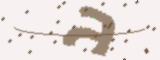
#> input picture Python/Text to Captcha Image/Captcha_Image.jpg, 160 x 60 px
$ python -i stenography.py   (imports and definitions only)
#> lines starting #> are read from the running program, lines starting #| are printed output that depends on the picture
'''
LSB Steganography program in Python 3
Requirements: OpenCV, NumPy, tkinter , Pillow
Author:Tushar & Sourav
'''
from tkinter import *
from tkinter import ttk
import tkinter.filedialog
from PIL import ImageTk
from PIL import Image
from tkinter import messagebox
from io import BytesIO
import  os

class Stegno:

    art ='''
░██████╗░░█████╗░  ░█████╗░███╗░░██╗
██╔════╝░██╔══██╗  ██╔══██╗████╗░██║
██║░░██╗░██║░░██║  ██║░░██║██╔██╗██║
██║░░╚██╗██║░░██║  ██║░░██║██║╚████║
╚██████╔╝╚█████╔╝  ╚█████╔╝██║░╚███║
░╚═════╝░░╚════╝░  ░╚════╝░╚═╝░░╚══╝ '''
    art2 = '''⠀⠀⠀⠀⠀⠀⠀⢀⣀⣤⣤⣤⣄⣀⠀⠀⠀⠀⢀⣠⣤⡤⠄⠀⠀⠀⠀⠀⠀⠀⠀⠀
⠀⠀⠀⢀⣴⣿⣿⣿⣿⣿⣿⣿⣿⣶⣤⠖⠉⠀⢀⣀⣀⣀⣀⠀⠀⠀⠀⠀⠀⠀
⠀⠀⣰⣿⣿⣿⣿⣿⣿⣿⣿⣿⣿⣿⠋⠀⣠⣾⣿⣿⣿⡿⠿⢿⣶⣤⡀⠀⠀⠀
⠀⣰⣿⣿⣿⠟⠛⠛⠛⠻⠿⠿⢿⠇⠀⢰⣿⣿⣍⣀⣤⣤⣴⣾⣿⣿⣿⡄⠀⠀
⣾⣿⣿⣿⣄⣠⣤⣤⣤⣤⣤⣀⡄⠀⠀⣾⣿⣿⣿⣿⣿⣿⣿⣿⣿⣿⣿⣿⠀⠀
⣿⣿⣿⡿⠋⠁⠀⠈⠉⠉⢁⣄⠀⠀⠀⢿⣿⣿⣿⣿⡟⠀⠀⢸⣿⣿⣿⣿⠀⠀
⣿⣿⣿⣦⣤⣤⣄⣀⣀⣠⣼⠁⠀⠀⠀⠘⣿⣿⣿⣿⣷⣤⣤⣾⣿⣿⣿⡿⠀⠀
⣿⣿⣿⣿⣿⣿⣿⣿⣿⣿⣷⣾⣿⣿⡄⠀⠘⠿⣿⣿⣿⣿⣿⣿⣿⣿⠟⠁⠀⠀
⣿⣿⣿⣿⣿⣿⣿⣿⣿⣿⣿⣿⡏⣡⣦⣶⣄⠀⠈⠉⠛⠛⠻⠛⠋⠁⠀⠀⠀⠀
⣿⣿⣿⣿⣿⣿⣿⣿⣿⣿⣿⣿⣿⡻⣻⣿⣿⣿⣶⣤⣄⣀⣤⠀⠀⠀⠀⠀⠀⠀
⣿⣿⣿⣿⣦⣀⠀⠉⠉⠉⠉⠉⠉⠙⠛⠛⠛⠛⠛⠛⠛⠛⠛⠀⠀⠀⠀⠀⣀⡀
⣿⣿⣿⣿⣿⣿⣿⣿⣶⣶⣶⣶⣶⣶⣶⣶⣶⣶⣶⣶⣶⣶⣶⠄⢀⣴⣾⣿⣿⣷
⣿⣿⣿⣿⣿⣿⣿⣿⣿⣿⣿⣿⣿⣿⣿⣿⣿⣿⣿⣿⣿⡿⠏⠀⣾⣿⣿⣿⣿⣿
⠈⠉⠉⠛⢻⣿⡉⠙⠿⣿⣿⣿⣿⣿⣿⠿⠿⠿⠟⠛⠉⠀⠀⠀⠙⠿⣿⣿⠿⠋
⠀⠀⠀⠀⢸⣿⣿⣷⣶⣾⣿⣿⣿⣿⡏⠀⠀⠀⠀⠀⠀⠀⣰⣷⣦⠀⠀⠀⠀
'''
    output_image_size = 0


    # [31 lines left out: function main, not called in this run]

    def home(self,frame):
            frame.destroy()
            self.main(root)

    # [200 lines left out: functions frame1_decode, frame2_decode, decode, frame1_encode, frame2_encode, info and 4 more, not called in this run]

    def page3(self,frame):
        frame.destroy()
        self.main(root)

# [1 line not run here, left out]

o = Stegno()
# [3 lines not run here, left out]

>>> import cv2
>>> picture = cv2.imread('Text to Captcha Image/Captcha_Image.jpg', cv2.IMREAD_GRAYSCALE)
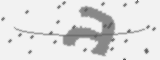
#> picture: shape (60, 160); min 89, max 242, mean 224.5
#> (the run stopped early here; a loop or call above may not have finished)
